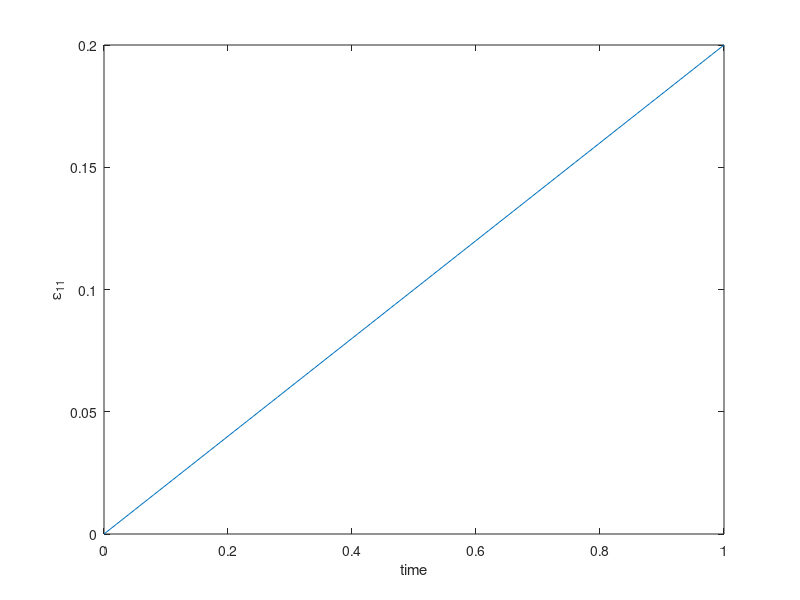
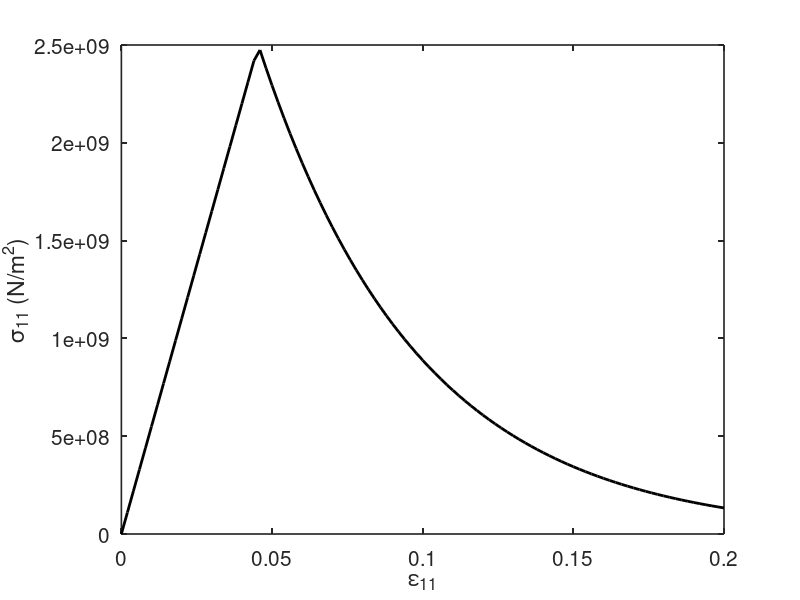
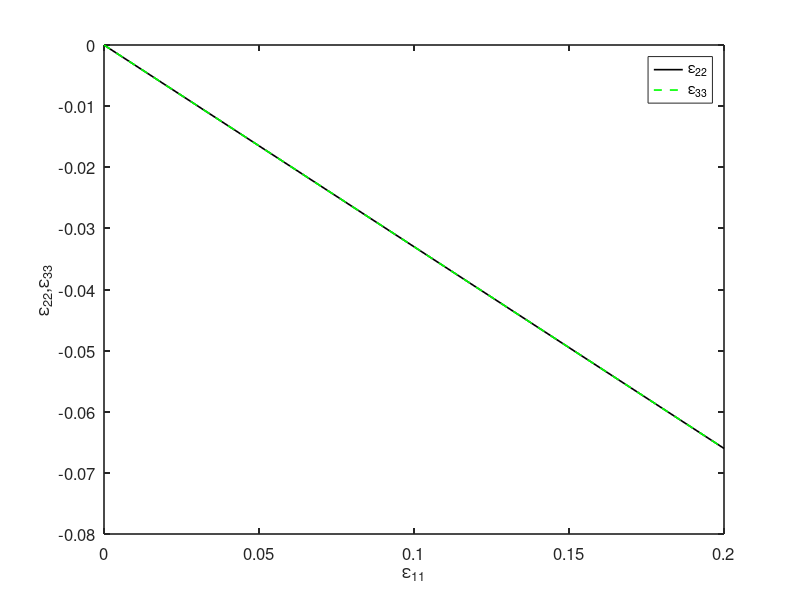

Write MATLAB code to recreate these figures, in order.
A=load('Stress.txt');
Stress = A(:,2);
Time  = A(:,1);


B = load('e11.txt');
strain_11 = B(:,2);


C = load('e22.txt');
strain_22 = C(:,2);

D = load('e33.txt');
strain_33 = D(:,2);


figure(1)
plot(Time,strain_11) 
xlabel('time')
ylabel('\epsilon_{11}')


figure(2,'position',[50,50,1300,950])
plot(strain_11,Stress,'k-',"linewidth", 2)
set(gca, "linewidth",1.2, "fontsize", 15)
xlabel('\epsilon_{11}')
ylabel('\sigma_{11} (N/m^2)')


figure(3,'position',[50,50,1300,950])
plot(strain_11,strain_22,'k-',"linewidth", 1.2)
hold on
plot(strain_11,strain_33,'g--',"linewidth", 1.2)
set(gca, "linewidth",1.2, "fontsize", 12)
legend('\epsilon_{22}','\epsilon_{33}','Location','NorthEast')
xlabel('\epsilon_{11}')
ylabel('\epsilon_{22},\epsilon_{33}')